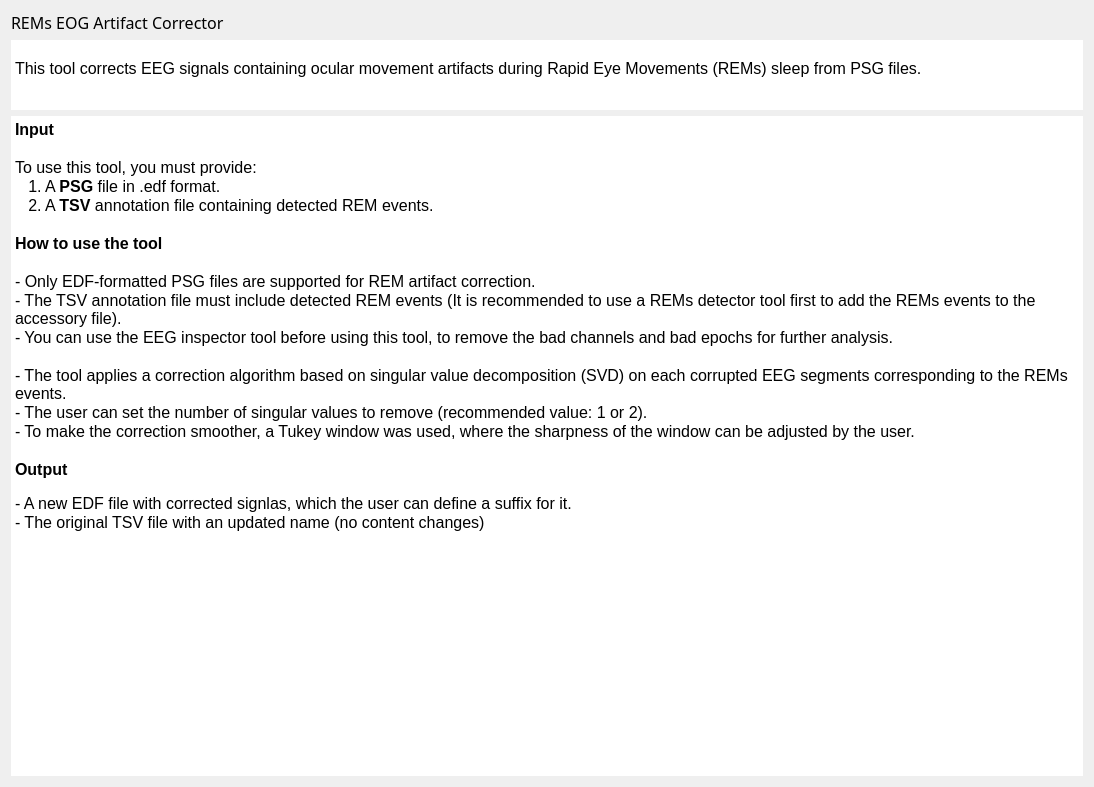
<?xml version="1.0" encoding="UTF-8"?>
<ui version="4.0">
 <class>IntroStep</class>
 <widget class="QWidget" name="IntroStep">
  <property name="geometry">
   <rect>
    <x>0</x>
    <y>0</y>
    <width>1094</width>
    <height>787</height>
   </rect>
  </property>
  <property name="windowTitle">
   <string>Form</string>
  </property>
  <property name="styleSheet">
   <string>font: 10pt &quot;Roboto-Regular&quot;;</string>
  </property>
  <layout class="QHBoxLayout" name="horizontalLayout">
   <item>
    <widget class="QSplitter" name="splitter_2">
     <property name="orientation">
      <enum>Qt::Orientation::Horizontal</enum>
     </property>
     <widget class="QWidget" name="verticalLayoutWidget">
      <layout class="QVBoxLayout" name="verticalLayout">
       <item>
        <widget class="QLabel" name="label">
         <property name="enabled">
          <bool>true</bool>
         </property>
         <property name="maximumSize">
          <size>
           <width>16777215</width>
           <height>57</height>
          </size>
         </property>
         <property name="font">
          <font>
           <family>Roboto-Regular</family>
           <pointsize>10</pointsize>
           <italic>false</italic>
           <bold>false</bold>
          </font>
         </property>
         <property name="text">
          <string>&lt;html&gt;&lt;head/&gt;&lt;body&gt;&lt;p&gt;&lt;span style=&quot; font-size:12pt;&quot;&gt;REMs EOG Artifact Corrector&lt;/span&gt;&lt;/p&gt;&lt;/body&gt;&lt;/html&gt;</string>
         </property>
        </widget>
       </item>
       <item>
        <widget class="QTextEdit" name="textEdit_2">
         <property name="maximumSize">
          <size>
           <width>16777215</width>
           <height>70</height>
          </size>
         </property>
         <property name="frameShape">
          <enum>QFrame::Shape::NoFrame</enum>
         </property>
         <property name="frameShadow">
          <enum>QFrame::Shadow::Plain</enum>
         </property>
         <property name="readOnly">
          <bool>true</bool>
         </property>
         <property name="html">
          <string>&lt;!DOCTYPE HTML PUBLIC &quot;-//W3C//DTD HTML 4.0//EN&quot; &quot;http://www.w3.org/TR/REC-html40/strict.dtd&quot;&gt;
&lt;html&gt;&lt;head&gt;&lt;meta name=&quot;qrichtext&quot; content=&quot;1&quot; /&gt;&lt;meta charset=&quot;utf-8&quot; /&gt;&lt;style type=&quot;text/css&quot;&gt;
p, li { white-space: pre-wrap; }
hr { height: 1px; border-width: 0; }
li.unchecked::marker { content: &quot;\2610&quot;; }
li.checked::marker { content: &quot;\2612&quot;; }
&lt;/style&gt;&lt;/head&gt;&lt;body style=&quot; font-family:'Roboto-Regular'; font-size:10pt; font-weight:400; font-style:normal;&quot;&gt;
&lt;p style=&quot;-qt-paragraph-type:empty; margin-top:0px; margin-bottom:0px; margin-left:0px; margin-right:0px; -qt-block-indent:0; text-indent:0px;&quot;&gt;&lt;br /&gt;&lt;/p&gt;
&lt;p style=&quot; margin-top:0px; margin-bottom:0px; margin-left:0px; margin-right:0px; -qt-block-indent:0; text-indent:0px;&quot;&gt;&lt;span style=&quot; font-size:12pt;&quot;&gt;This tool corrects EEG signals containing ocular movement artifacts during Rapid Eye Movements (REMs) sleep from PSG files.&lt;/span&gt;&lt;/p&gt;&lt;/body&gt;&lt;/html&gt;</string>
         </property>
        </widget>
       </item>
       <item>
        <widget class="QTextEdit" name="textEdit">
         <property name="frameShape">
          <enum>QFrame::Shape::NoFrame</enum>
         </property>
         <property name="frameShadow">
          <enum>QFrame::Shadow::Plain</enum>
         </property>
         <property name="readOnly">
          <bool>true</bool>
         </property>
         <property name="html">
          <string>&lt;!DOCTYPE HTML PUBLIC &quot;-//W3C//DTD HTML 4.0//EN&quot; &quot;http://www.w3.org/TR/REC-html40/strict.dtd&quot;&gt;
&lt;html&gt;&lt;head&gt;&lt;meta name=&quot;qrichtext&quot; content=&quot;1&quot; /&gt;&lt;meta charset=&quot;utf-8&quot; /&gt;&lt;style type=&quot;text/css&quot;&gt;
p, li { white-space: pre-wrap; }
hr { height: 1px; border-width: 0; }
li.unchecked::marker { content: &quot;\2610&quot;; }
li.checked::marker { content: &quot;\2612&quot;; }
&lt;/style&gt;&lt;/head&gt;&lt;body style=&quot; font-family:'Roboto-Regular'; font-size:10pt; font-weight:400; font-style:normal;&quot;&gt;
&lt;p style=&quot; margin-top:0px; margin-bottom:0px; margin-left:0px; margin-right:0px; -qt-block-indent:0; text-indent:0px;&quot;&gt;&lt;span style=&quot; font-size:12pt; font-weight:700;&quot;&gt;Input&lt;/span&gt;&lt;/p&gt;
&lt;p style=&quot;-qt-paragraph-type:empty; margin-top:0px; margin-bottom:0px; margin-left:0px; margin-right:0px; -qt-block-indent:0; text-indent:0px; font-size:12pt;&quot;&gt;&lt;br /&gt;&lt;/p&gt;
&lt;p style=&quot; margin-top:0px; margin-bottom:0px; margin-left:0px; margin-right:0px; -qt-block-indent:0; text-indent:0px;&quot;&gt;&lt;span style=&quot; font-size:12pt;&quot;&gt;To use this tool, you must provide:&lt;/span&gt;&lt;/p&gt;
&lt;p style=&quot; margin-top:0px; margin-bottom:0px; margin-left:0px; margin-right:0px; -qt-block-indent:0; text-indent:0px;&quot;&gt;&lt;span style=&quot; font-size:12pt;&quot;&gt;   1. A &lt;/span&gt;&lt;span style=&quot; font-size:12pt; font-weight:700;&quot;&gt;PSG&lt;/span&gt;&lt;span style=&quot; font-size:12pt;&quot;&gt; file in .edf format.&lt;/span&gt;&lt;/p&gt;
&lt;p style=&quot; margin-top:0px; margin-bottom:0px; margin-left:0px; margin-right:0px; -qt-block-indent:0; text-indent:0px;&quot;&gt;&lt;span style=&quot; font-size:12pt;&quot;&gt;   2. A &lt;/span&gt;&lt;span style=&quot; font-size:12pt; font-weight:700;&quot;&gt;TSV&lt;/span&gt;&lt;span style=&quot; font-size:12pt;&quot;&gt; annotation file containing detected REM events.&lt;/span&gt;&lt;/p&gt;
&lt;p style=&quot;-qt-paragraph-type:empty; margin-top:0px; margin-bottom:0px; margin-left:0px; margin-right:0px; -qt-block-indent:0; text-indent:0px; font-size:12pt;&quot;&gt;&lt;br /&gt;&lt;/p&gt;
&lt;p style=&quot; margin-top:0px; margin-bottom:0px; margin-left:0px; margin-right:0px; -qt-block-indent:0; text-indent:0px;&quot;&gt;&lt;span style=&quot; font-size:12pt; font-weight:700;&quot;&gt;How to use the tool&lt;/span&gt;&lt;/p&gt;
&lt;p style=&quot;-qt-paragraph-type:empty; margin-top:0px; margin-bottom:0px; margin-left:0px; margin-right:0px; -qt-block-indent:0; text-indent:0px; font-size:12pt;&quot;&gt;&lt;br /&gt;&lt;/p&gt;
&lt;p style=&quot; margin-top:0px; margin-bottom:0px; margin-left:0px; margin-right:0px; -qt-block-indent:0; text-indent:0px;&quot;&gt;&lt;span style=&quot; font-size:12pt;&quot;&gt;- Only EDF-formatted PSG files are supported for REM artifact correction.&lt;/span&gt;&lt;/p&gt;
&lt;p style=&quot; margin-top:0px; margin-bottom:0px; margin-left:0px; margin-right:0px; -qt-block-indent:0; text-indent:0px;&quot;&gt;&lt;span style=&quot; font-size:12pt;&quot;&gt;- The TSV annotation file must include detected REM events (It is recommended to use a REMs detector tool first to add the REMs events to the accessory file).&lt;/span&gt;&lt;/p&gt;
&lt;p style=&quot; margin-top:0px; margin-bottom:0px; margin-left:0px; margin-right:0px; -qt-block-indent:0; text-indent:0px;&quot;&gt;&lt;span style=&quot; font-size:12pt;&quot;&gt;- You can use the EEG inspector tool before using this tool, to remove the bad channels and bad epochs for further analysis.&lt;/span&gt;&lt;/p&gt;
&lt;p style=&quot;-qt-paragraph-type:empty; margin-top:0px; margin-bottom:0px; margin-left:0px; margin-right:0px; -qt-block-indent:0; text-indent:0px; font-size:12pt;&quot;&gt;&lt;br /&gt;&lt;/p&gt;
&lt;p style=&quot; margin-top:0px; margin-bottom:0px; margin-left:0px; margin-right:0px; -qt-block-indent:0; text-indent:0px;&quot;&gt;&lt;span style=&quot; font-size:12pt;&quot;&gt;- The tool applies a correction algorithm based on singular value decomposition (SVD) on each corrupted EEG segments corresponding to the REMs events.&lt;/span&gt;&lt;/p&gt;
&lt;p style=&quot; margin-top:0px; margin-bottom:0px; margin-left:0px; margin-right:0px; -qt-block-indent:0; text-indent:0px;&quot;&gt;&lt;span style=&quot; font-size:12pt;&quot;&gt;- The user can set the number of singular values to remove (recommended value: 1 or 2).&lt;/span&gt;&lt;/p&gt;
&lt;p style=&quot; margin-top:0px; margin-bottom:0px; margin-left:0px; margin-right:0px; -qt-block-indent:0; text-indent:0px;&quot;&gt;&lt;span style=&quot; font-size:12pt;&quot;&gt;- To make the correction smoother, a Tukey window was used, where the sharpness of the window can be adjusted by the user.&lt;/span&gt;&lt;/p&gt;
&lt;p style=&quot;-qt-paragraph-type:empty; margin-top:0px; margin-bottom:0px; margin-left:0px; margin-right:0px; -qt-block-indent:0; text-indent:0px; font-size:12pt;&quot;&gt;&lt;br /&gt;&lt;/p&gt;
&lt;p style=&quot; margin-top:0px; margin-bottom:0px; margin-left:0px; margin-right:0px; -qt-block-indent:0; text-indent:0px;&quot;&gt;&lt;span style=&quot; font-size:12pt; font-weight:700;&quot;&gt;Output&lt;/span&gt;&lt;/p&gt;
&lt;p style=&quot;-qt-paragraph-type:empty; margin-top:0px; margin-bottom:0px; margin-left:0px; margin-right:0px; -qt-block-indent:0; text-indent:0px;&quot;&gt;&lt;br /&gt;&lt;/p&gt;
&lt;p style=&quot; margin-top:0px; margin-bottom:0px; margin-left:0px; margin-right:0px; -qt-block-indent:0; text-indent:0px;&quot;&gt;&lt;span style=&quot; font-size:12pt;&quot;&gt;- A new EDF file with corrected signlas, which the user can define a suffix for it.&lt;/span&gt;&lt;/p&gt;
&lt;p style=&quot; margin-top:0px; margin-bottom:0px; margin-left:0px; margin-right:0px; -qt-block-indent:0; text-indent:0px;&quot;&gt;&lt;span style=&quot; font-size:12pt;&quot;&gt;- The original TSV file with an updated name (no content changes)&lt;/span&gt;&lt;/p&gt;&lt;/body&gt;&lt;/html&gt;</string>
         </property>
        </widget>
       </item>
      </layout>
     </widget>
    </widget>
   </item>
  </layout>
 </widget>
 <resources>
  <include location="../../../../../scinodes_poc/src/main/python/ui/themes/themes.qrc"/>
 </resources>
 <connections/>
 <slots>
  <slot>on_choose()</slot>
  <slot>on_input_format_changed()</slot>
 </slots>
</ui>
